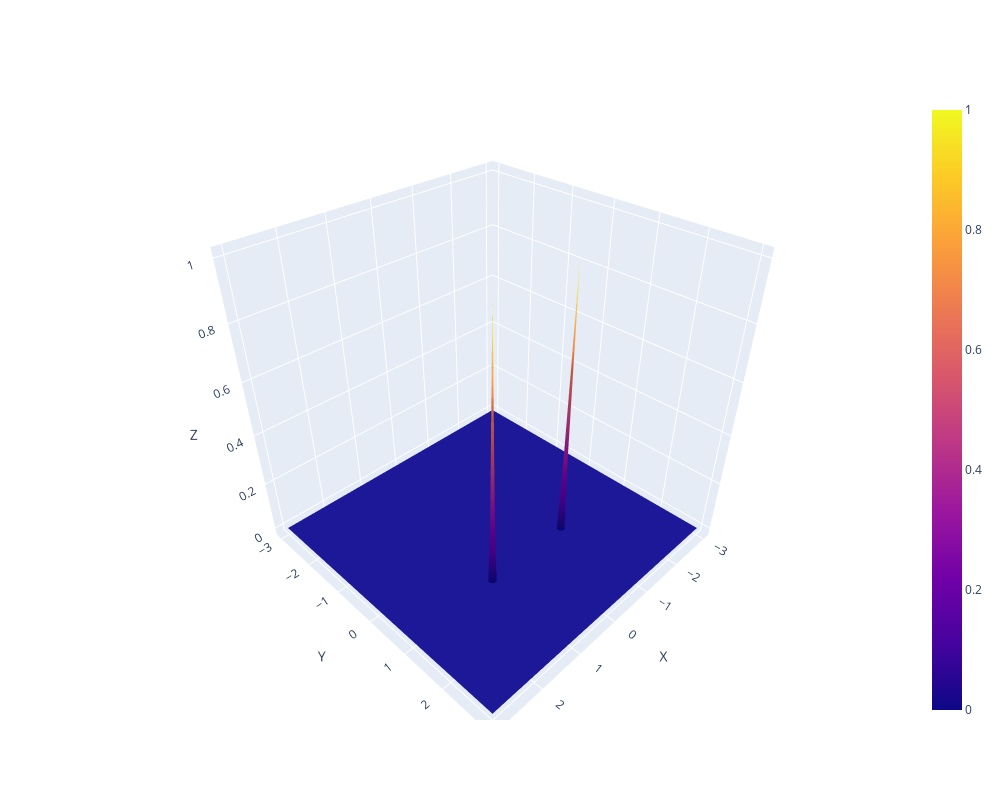

The code cell stored with this chart in its notebook:
### Code cell
fig = go.Figure(data=[go.Surface(z=Z, x=X, y=Y)])
fig.update_layout(
    scene=dict(
        xaxis_title='X',
        yaxis_title='Y',
        zaxis_title='Z'
    ),
    autosize=False,
    width=1000, height=800,
)

### Figure 1 — Plotly figure (JSON) as saved in the notebook; plotly's stock layout.template omitted (floating-point values rounded to 4 significant figures; data arrays with more than 128 entries replaced by an {"elided": "..."} marker saying what was removed)
{"data": [{"type": "surface", "x": {"elided": "100x100 float values"}, "y": {"elided": "100x100 float values"}, "z": {"elided": "100x100 float values"}}], "layout": {"autosize": false, "height": 800, "scene": {"xaxis": {"title": {"text": "X"}}, "yaxis": {"title": {"text": "Y"}}, "zaxis": {"title": {"text": "Z"}}}, "width": 1000}}
